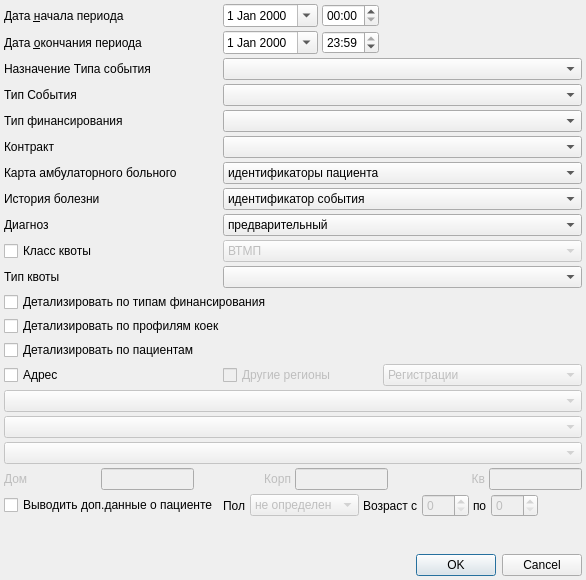
<?xml version="1.0" encoding="UTF-8"?>
<ui version="4.0">
 <class>StationaryAnalyticsSetupDialog</class>
 <widget class="QDialog" name="StationaryAnalyticsSetupDialog">
  <property name="geometry">
   <rect>
    <x>0</x>
    <y>0</y>
    <width>586</width>
    <height>580</height>
   </rect>
  </property>
  <property name="windowTitle">
   <string>Dialog</string>
  </property>
  <layout class="QGridLayout" name="gridLayout">
   <property name="margin">
    <number>4</number>
   </property>
   <property name="spacing">
    <number>4</number>
   </property>
   <item row="21" column="0">
    <widget class="QCheckBox" name="chkFilterAdditionalOptions">
     <property name="text">
      <string>Выводить доп.данные о пациенте</string>
     </property>
    </widget>
   </item>
   <item row="9" column="1" colspan="3">
    <widget class="QComboBox" name="cmbQuotaClass">
     <property name="enabled">
      <bool>false</bool>
     </property>
     <item>
      <property name="text">
       <string>ВТМП</string>
      </property>
     </item>
     <item>
      <property name="text">
       <string>СМП</string>
      </property>
     </item>
    </widget>
   </item>
   <item row="21" column="1" colspan="3">
    <layout class="QHBoxLayout" name="horizontalLayout_2">
     <item>
      <widget class="QLabel" name="lblFilterSex">
       <property name="text">
        <string>Пол</string>
       </property>
      </widget>
     </item>
     <item>
      <widget class="QComboBox" name="cmbFilterSex">
       <property name="enabled">
        <bool>false</bool>
       </property>
       <item>
        <property name="text">
         <string>не определен</string>
        </property>
       </item>
       <item>
        <property name="text">
         <string>мужской</string>
        </property>
       </item>
       <item>
        <property name="text">
         <string>женский</string>
        </property>
       </item>
      </widget>
     </item>
     <item>
      <widget class="QLabel" name="lblFilterAge">
       <property name="text">
        <string>Возраст с</string>
       </property>
      </widget>
     </item>
     <item>
      <widget class="QSpinBox" name="edtFilterToAge">
       <property name="enabled">
        <bool>false</bool>
       </property>
       <property name="maximum">
        <number>150</number>
       </property>
      </widget>
     </item>
     <item>
      <widget class="QLabel" name="label_4">
       <property name="text">
        <string>по</string>
       </property>
      </widget>
     </item>
     <item>
      <widget class="QSpinBox" name="edtFilterFromAge">
       <property name="enabled">
        <bool>false</bool>
       </property>
       <property name="maximum">
        <number>150</number>
       </property>
      </widget>
     </item>
     <item>
      <spacer name="horizontalSpacer_2">
       <property name="orientation">
        <enum>Qt::Horizontal</enum>
       </property>
       <property name="sizeHint" stdset="0">
        <size>
         <width>118</width>
         <height>20</height>
        </size>
       </property>
      </spacer>
     </item>
    </layout>
   </item>
   <item row="8" column="1" colspan="3">
    <widget class="QComboBox" name="cmbDiagType">
     <item>
      <property name="text">
       <string>предварительный</string>
      </property>
     </item>
     <item>
      <property name="text">
       <string>заключительный</string>
      </property>
     </item>
    </widget>
   </item>
   <item row="1" column="1">
    <widget class="CDateEdit" name="edtEndDate">
     <property name="sizePolicy">
      <sizepolicy hsizetype="Maximum" vsizetype="Fixed">
       <horstretch>0</horstretch>
       <verstretch>0</verstretch>
      </sizepolicy>
     </property>
     <property name="calendarPopup">
      <bool>true</bool>
     </property>
    </widget>
   </item>
   <item row="4" column="0">
    <widget class="QLabel" name="lblFinance">
     <property name="text">
      <string>Тип финансирования</string>
     </property>
    </widget>
   </item>
   <item row="7" column="0">
    <widget class="QLabel" name="lblMedicalHistory">
     <property name="text">
      <string>История болезни</string>
     </property>
    </widget>
   </item>
   <item row="9" column="0">
    <widget class="QCheckBox" name="chkQuotaClass">
     <property name="text">
      <string>Класс квоты</string>
     </property>
    </widget>
   </item>
   <item row="8" column="0">
    <widget class="QLabel" name="lblDiagType">
     <property name="text">
      <string>Диагноз</string>
     </property>
    </widget>
   </item>
   <item row="6" column="1" colspan="3">
    <widget class="CRBComboBox" name="cmbAmbCardType">
     <item>
      <property name="text">
       <string>идентификаторы пациента</string>
      </property>
     </item>
    </widget>
   </item>
   <item row="1" column="0">
    <widget class="QLabel" name="lblEndDate">
     <property name="text">
      <string>Дата &amp;окончания периода</string>
     </property>
     <property name="buddy">
      <cstring>edtEndDate</cstring>
     </property>
    </widget>
   </item>
   <item row="0" column="3">
    <spacer name="horizontalSpacer">
     <property name="orientation">
      <enum>Qt::Horizontal</enum>
     </property>
     <property name="sizeHint" stdset="0">
      <size>
       <width>40</width>
       <height>20</height>
      </size>
     </property>
    </spacer>
   </item>
   <item row="16" column="3">
    <widget class="QComboBox" name="cmbFilterAddressType">
     <property name="enabled">
      <bool>false</bool>
     </property>
     <property name="sizePolicy">
      <sizepolicy hsizetype="Expanding" vsizetype="Fixed">
       <horstretch>0</horstretch>
       <verstretch>0</verstretch>
      </sizepolicy>
     </property>
     <item>
      <property name="text">
       <string>Регистрации</string>
      </property>
     </item>
     <item>
      <property name="text">
       <string>Проживания</string>
      </property>
     </item>
    </widget>
   </item>
   <item row="0" column="1">
    <widget class="CDateEdit" name="edtBegDate">
     <property name="sizePolicy">
      <sizepolicy hsizetype="Maximum" vsizetype="Fixed">
       <horstretch>0</horstretch>
       <verstretch>0</verstretch>
      </sizepolicy>
     </property>
     <property name="calendarPopup">
      <bool>true</bool>
     </property>
    </widget>
   </item>
   <item row="5" column="1" colspan="3">
    <widget class="CIndependentContractComboBox" name="cmbContract"/>
   </item>
   <item row="0" column="0">
    <widget class="QLabel" name="lblBegDate">
     <property name="sizePolicy">
      <sizepolicy hsizetype="Maximum" vsizetype="Preferred">
       <horstretch>0</horstretch>
       <verstretch>0</verstretch>
      </sizepolicy>
     </property>
     <property name="text">
      <string>Дата &amp;начала периода</string>
     </property>
     <property name="buddy">
      <cstring>edtBegDate</cstring>
     </property>
    </widget>
   </item>
   <item row="10" column="1" colspan="3">
    <widget class="CRBComboBox" name="cmbQuotaType"/>
   </item>
   <item row="2" column="0">
    <widget class="QLabel" name="lblEventTypePurpose">
     <property name="text">
      <string>Назначение Типа события </string>
     </property>
    </widget>
   </item>
   <item row="6" column="0">
    <widget class="QLabel" name="lblAmbCardType">
     <property name="text">
      <string>Карта амбулаторного больного</string>
     </property>
    </widget>
   </item>
   <item row="13" column="0" colspan="4">
    <widget class="QCheckBox" name="chkDetailClients">
     <property name="text">
      <string>Детализировать по пациентам</string>
     </property>
    </widget>
   </item>
   <item row="7" column="1" colspan="3">
    <widget class="QComboBox" name="cmbMedicalHistoryType">
     <item>
      <property name="text">
       <string>идентификатор события</string>
      </property>
     </item>
     <item>
      <property name="text">
       <string>внешний идентификатор события</string>
      </property>
     </item>
    </widget>
   </item>
   <item row="5" column="0">
    <widget class="QLabel" name="lblContract">
     <property name="text">
      <string>Контракт</string>
     </property>
    </widget>
   </item>
   <item row="17" column="0" colspan="4">
    <widget class="CKLADRComboBox" name="cmbFilterAddressCity">
     <property name="enabled">
      <bool>false</bool>
     </property>
     <property name="sizePolicy">
      <sizepolicy hsizetype="Expanding" vsizetype="Fixed">
       <horstretch>0</horstretch>
       <verstretch>0</verstretch>
      </sizepolicy>
     </property>
    </widget>
   </item>
   <item row="18" column="0" colspan="4">
    <widget class="CKladrOkatoComboBox" name="cmbFilterAddressOkato">
     <property name="enabled">
      <bool>false</bool>
     </property>
    </widget>
   </item>
   <item row="24" column="0" colspan="4">
    <widget class="QDialogButtonBox" name="buttonBox">
     <property name="orientation">
      <enum>Qt::Horizontal</enum>
     </property>
     <property name="standardButtons">
      <set>QDialogButtonBox::Cancel|QDialogButtonBox::Ok</set>
     </property>
    </widget>
   </item>
   <item row="20" column="0" colspan="4">
    <layout class="QHBoxLayout" name="horizontalLayout">
     <item>
      <widget class="QLabel" name="lblFilterAddressHouse">
       <property name="enabled">
        <bool>false</bool>
       </property>
       <property name="text">
        <string>Дом</string>
       </property>
       <property name="alignment">
        <set>Qt::AlignLeading|Qt::AlignLeft|Qt::AlignVCenter</set>
       </property>
       <property name="buddy">
        <cstring>edtFilterAddressHouse</cstring>
       </property>
      </widget>
     </item>
     <item>
      <widget class="QLineEdit" name="edtFilterAddressHouse">
       <property name="enabled">
        <bool>false</bool>
       </property>
       <property name="sizePolicy">
        <sizepolicy hsizetype="Ignored" vsizetype="Fixed">
         <horstretch>0</horstretch>
         <verstretch>0</verstretch>
        </sizepolicy>
       </property>
      </widget>
     </item>
     <item>
      <widget class="QLabel" name="lblFilterAddressCorpus">
       <property name="enabled">
        <bool>false</bool>
       </property>
       <property name="text">
        <string>Корп</string>
       </property>
       <property name="alignment">
        <set>Qt::AlignRight|Qt::AlignTrailing|Qt::AlignVCenter</set>
       </property>
       <property name="buddy">
        <cstring>edtFilterAddressCorpus</cstring>
       </property>
      </widget>
     </item>
     <item>
      <widget class="QLineEdit" name="edtFilterAddressCorpus">
       <property name="enabled">
        <bool>false</bool>
       </property>
       <property name="sizePolicy">
        <sizepolicy hsizetype="Ignored" vsizetype="Fixed">
         <horstretch>0</horstretch>
         <verstretch>0</verstretch>
        </sizepolicy>
       </property>
      </widget>
     </item>
     <item>
      <widget class="QLabel" name="lblFilterAddressFlat">
       <property name="enabled">
        <bool>false</bool>
       </property>
       <property name="text">
        <string>Кв</string>
       </property>
       <property name="alignment">
        <set>Qt::AlignRight|Qt::AlignTrailing|Qt::AlignVCenter</set>
       </property>
       <property name="buddy">
        <cstring>edtFilterAddressFlat</cstring>
       </property>
      </widget>
     </item>
     <item>
      <widget class="QLineEdit" name="edtFilterAddressFlat">
       <property name="enabled">
        <bool>false</bool>
       </property>
       <property name="sizePolicy">
        <sizepolicy hsizetype="Ignored" vsizetype="Fixed">
         <horstretch>0</horstretch>
         <verstretch>0</verstretch>
        </sizepolicy>
       </property>
      </widget>
     </item>
    </layout>
   </item>
   <item row="23" column="1" colspan="3">
    <spacer name="verticalSpacer">
     <property name="orientation">
      <enum>Qt::Vertical</enum>
     </property>
     <property name="sizeHint" stdset="0">
      <size>
       <width>20</width>
       <height>40</height>
      </size>
     </property>
    </spacer>
   </item>
   <item row="16" column="0">
    <widget class="QCheckBox" name="chkFilterAddress">
     <property name="text">
      <string>Адрес</string>
     </property>
    </widget>
   </item>
   <item row="10" column="0">
    <widget class="QLabel" name="lblQuotaType">
     <property name="text">
      <string>Тип квоты</string>
     </property>
    </widget>
   </item>
   <item row="19" column="0" colspan="4">
    <widget class="CStreetComboBox" name="cmbFilterAddressStreet">
     <property name="enabled">
      <bool>false</bool>
     </property>
     <property name="sizePolicy">
      <sizepolicy hsizetype="Expanding" vsizetype="Fixed">
       <horstretch>0</horstretch>
       <verstretch>0</verstretch>
      </sizepolicy>
     </property>
    </widget>
   </item>
   <item row="4" column="1" colspan="3">
    <widget class="CRBComboBox" name="cmbFinance"/>
   </item>
   <item row="3" column="0">
    <widget class="QLabel" name="lblEventType">
     <property name="text">
      <string>Тип События</string>
     </property>
    </widget>
   </item>
   <item row="2" column="1" colspan="3">
    <widget class="CRBComboBox" name="cmbEventTypePurpose"/>
   </item>
   <item row="3" column="1" colspan="3">
    <widget class="CRBComboBox" name="cmbEventType"/>
   </item>
   <item row="11" column="0" colspan="4">
    <widget class="QCheckBox" name="chkDetailFinance">
     <property name="text">
      <string>Детализировать по типам финансирования</string>
     </property>
    </widget>
   </item>
   <item row="12" column="0" colspan="4">
    <widget class="QCheckBox" name="chkDetailHospitalBedProfile">
     <property name="text">
      <string>Детализировать по профилям коек</string>
     </property>
    </widget>
   </item>
   <item row="0" column="2">
    <widget class="QTimeEdit" name="edtBegTime">
     <property name="displayFormat">
      <string>HH:mm</string>
     </property>
    </widget>
   </item>
   <item row="1" column="2">
    <widget class="QTimeEdit" name="edtEndTime">
     <property name="time">
      <time>
       <hour>23</hour>
       <minute>59</minute>
       <second>59</second>
      </time>
     </property>
     <property name="displayFormat">
      <string>HH:mm</string>
     </property>
    </widget>
   </item>
   <item row="16" column="1" colspan="2">
    <widget class="QCheckBox" name="chkFilterNoRegion">
     <property name="enabled">
      <bool>false</bool>
     </property>
     <property name="text">
      <string>Другие регионы</string>
     </property>
    </widget>
   </item>
  </layout>
 </widget>
 <customwidgets>
  <customwidget>
   <class>CRBComboBox</class>
   <extends>QComboBox</extends>
   <header>library/crbcombobox.h</header>
  </customwidget>
  <customwidget>
   <class>CDateEdit</class>
   <extends>QDateEdit</extends>
   <header>library/DateEdit</header>
  </customwidget>
  <customwidget>
   <class>CKLADRComboBox</class>
   <extends>QComboBox</extends>
   <header>KLADR/kladrComboxes.h</header>
  </customwidget>
  <customwidget>
   <class>CIndependentContractComboBox</class>
   <extends>QComboBox</extends>
   <header>Orgs/OrgComboBox.h</header>
  </customwidget>
  <customwidget>
   <class>CStreetComboBox</class>
   <extends>QComboBox</extends>
   <header>KLADR/kladrComboxes.h</header>
  </customwidget>
  <customwidget>
   <class>CKladrOkatoComboBox</class>
   <extends>QComboBox</extends>
   <header>KLADR/kladrComboxes.h</header>
  </customwidget>
 </customwidgets>
 <tabstops>
  <tabstop>edtBegDate</tabstop>
  <tabstop>edtEndDate</tabstop>
  <tabstop>cmbEventTypePurpose</tabstop>
  <tabstop>cmbEventType</tabstop>
  <tabstop>cmbFinance</tabstop>
  <tabstop>cmbContract</tabstop>
  <tabstop>cmbAmbCardType</tabstop>
  <tabstop>cmbMedicalHistoryType</tabstop>
  <tabstop>cmbDiagType</tabstop>
  <tabstop>chkQuotaClass</tabstop>
  <tabstop>cmbQuotaClass</tabstop>
  <tabstop>cmbQuotaType</tabstop>
  <tabstop>chkDetailClients</tabstop>
  <tabstop>chkFilterAddress</tabstop>
  <tabstop>chkFilterNoRegion</tabstop>
  <tabstop>cmbFilterAddressType</tabstop>
  <tabstop>cmbFilterAddressCity</tabstop>
  <tabstop>cmbFilterAddressOkato</tabstop>
  <tabstop>cmbFilterAddressStreet</tabstop>
  <tabstop>edtFilterAddressHouse</tabstop>
  <tabstop>edtFilterAddressCorpus</tabstop>
  <tabstop>edtFilterAddressFlat</tabstop>
  <tabstop>chkFilterAdditionalOptions</tabstop>
  <tabstop>cmbFilterSex</tabstop>
  <tabstop>edtFilterToAge</tabstop>
  <tabstop>edtFilterFromAge</tabstop>
  <tabstop>buttonBox</tabstop>
 </tabstops>
 <resources/>
 <connections>
  <connection>
   <sender>buttonBox</sender>
   <signal>accepted()</signal>
   <receiver>StationaryAnalyticsSetupDialog</receiver>
   <slot>accept()</slot>
   <hints>
    <hint type="sourcelabel">
     <x>234</x>
     <y>434</y>
    </hint>
    <hint type="destinationlabel">
     <x>157</x>
     <y>170</y>
    </hint>
   </hints>
  </connection>
  <connection>
   <sender>buttonBox</sender>
   <signal>rejected()</signal>
   <receiver>StationaryAnalyticsSetupDialog</receiver>
   <slot>reject()</slot>
   <hints>
    <hint type="sourcelabel">
     <x>302</x>
     <y>434</y>
    </hint>
    <hint type="destinationlabel">
     <x>286</x>
     <y>170</y>
    </hint>
   </hints>
  </connection>
  <connection>
   <sender>chkQuotaClass</sender>
   <signal>toggled(bool)</signal>
   <receiver>cmbQuotaClass</receiver>
   <slot>setEnabled(bool)</slot>
   <hints>
    <hint type="sourcelabel">
     <x>88</x>
     <y>212</y>
    </hint>
    <hint type="destinationlabel">
     <x>368</x>
     <y>213</y>
    </hint>
   </hints>
  </connection>
 </connections>
</ui>
